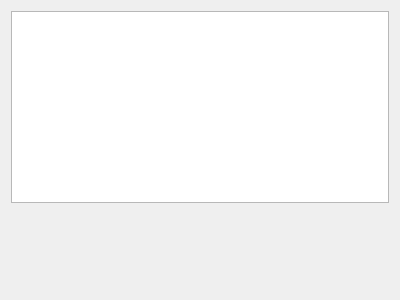
<?xml version="1.0" encoding="UTF-8"?>
<ui version="4.0">
 <class>Widget</class>
 <widget class="QWidget" name="Widget">
  <property name="geometry">
   <rect>
    <x>0</x>
    <y>0</y>
    <width>400</width>
    <height>300</height>
   </rect>
  </property>
  <property name="windowTitle">
   <string>Widget</string>
  </property>
  <layout class="QVBoxLayout" name="verticalLayout">
   <item>
    <widget class="QPlainTextEdit" name="plainTextEdit"/>
   </item>
   <item>
    <spacer name="verticalSpacer">
     <property name="orientation">
      <enum>Qt::Vertical</enum>
     </property>
     <property name="sizeHint" stdset="0">
      <size>
       <width>20</width>
       <height>40</height>
      </size>
     </property>
    </spacer>
   </item>
  </layout>
 </widget>
 <layoutdefault spacing="6" margin="11"/>
 <resources/>
 <connections/>
</ui>
